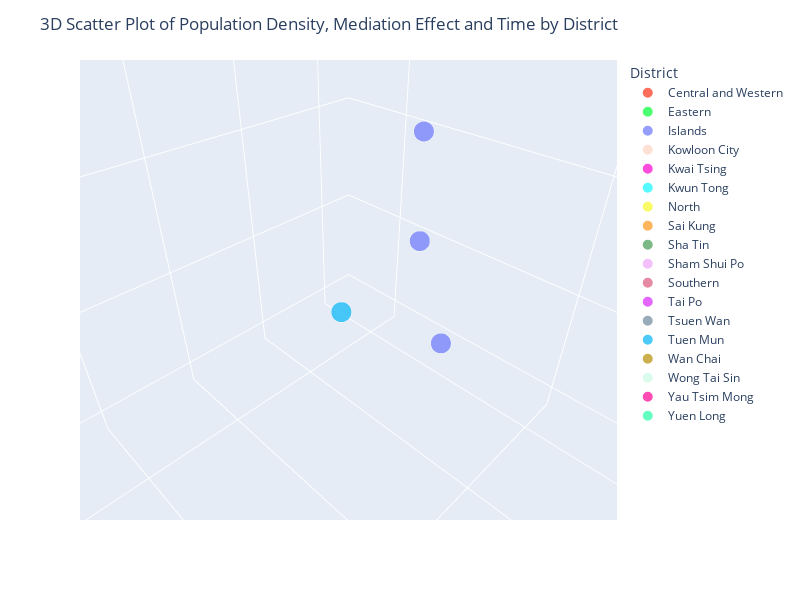

Here is the notebook cell this chart was saved with:
### Code cell
import plotly.express as px
import plotly.colors

# 生成包含 20 种颜色的列表
colors = plotly.colors.qualitative.Light24[:20]

# 假设 merged_df 已经正确定义
fig = px.scatter_3d(merged_df, x='ln_pop_density_2022', y='indirect_effect', z='week',
                    color='District',  # 根据 District 列来设置颜色
                    labels={
                        "ln_pop_density_2022": "Population Density",
                        "indirect_effect": "Mediation Effect Strength",
                        "t": "Time t"
                    },
                    size=[0.2] * len(merged_df),  # 点的大小
                    color_discrete_sequence=colors  # 使用自定义颜色列表
                    )

# 添加图表标题并设置宽度和高度
fig.update_layout(
    title="3D Scatter Plot of Population Density, Mediation Effect and Time by District",
    scene=dict(
        xaxis_title='pop_density_ln',
        yaxis_title='indirect_effect',
        zaxis_title='week'),
    paper_bgcolor='rgba(0,0,0,0)',
    plot_bgcolor='rgba(0,0,0,0)',
    width=800,  # 设置宽度，单位为像素，可按需调整
    height=600  # 设置高度，单位为像素，可按需调整
)

fig.show()

### Figure 1 — Plotly figure (JSON) as saved in the notebook; plotly's stock layout.template omitted (floating-point values rounded to 4 significant figures)
{"data": [{"hovertemplate": "District=Central and Western<br>Population Density=%{x}<br>Mediation Effect Strength=%{y}<br>week=%{z}<br>size=%{marker.size}<extra></extra>", "legendgroup": "Central and Western", "marker": {"color": "#FD3216", "size": [0.2, 0.2, 0.2, 0.2, 0.2, 0.2, 0.2, 0.2], "sizemode": "area", "sizeref": 0.0005, "symbol": "circle"}, "mode": "markers", "name": "Central and Western", "scene": "scene", "showlegend": true, "type": "scatter3d", "x": [9.788, 9.788, 9.788, 9.788, 9.788, 9.788, 9.788, 9.788], "y": [0.06031, 0.07975, 0.0744, 0.06967, 0.03739, -0.01777, -0.001138, 0.05313], "z": [1, 2, 3, 4, 5, 6, 7, 8]}, {"hovertemplate": "District=Eastern<br>Population Density=%{x}<br>Mediation Effect Strength=%{y}<br>week=%{z}<br>size=%{marker.size}<extra></extra>", "legendgroup": "Eastern", "marker": {"color": "#00FE35", "size": [0.2, 0.2, 0.2, 0.2, 0.2, 0.2, 0.2, 0.2], "sizemode": "area", "sizeref": 0.0005, "symbol": "circle"}, "mode": "markers", "name": "Eastern", "scene": "scene", "showlegend": true, "type": "scatter3d", "x": [10.27, 10.27, 10.27, 10.27, 10.27, 10.27, 10.27, 10.27], "y": [0.05174, 0.06889, 0.06397, 0.06232, 0.0354, -0.01005, 0.006869, 0.05326], "z": [1, 2, 3, 4, 5, 6, 7, 8]}, {"hovertemplate": "District=Islands<br>Population Density=%{x}<br>Mediation Effect Strength=%{y}<br>week=%{z}<br>size=%{marker.size}<extra></extra>", "legendgroup": "Islands", "marker": {"color": "#6A76FC", "size": [0.2, 0.2, 0.2, 0.2, 0.2, 0.2, 0.2, 0.2], "sizemode": "area", "sizeref": 0.0005, "symbol": "circle"}, "mode": "markers", "name": "Islands", "scene": "scene", "showlegend": true, "type": "scatter3d", "x": [6.908, 6.908, 6.908, 6.908, 6.908, 6.908, 6.908, 6.908], "y": [-0.02887, -0.03862, -0.04002, -0.03219, -0.007493, 0.03757, 0.03279, 0.008697], "z": [1, 2, 3, 4, 5, 6, 7, 8]}, {"hovertemplate": "District=Kowloon City<br>Population Density=%{x}<br>Mediation Effect Strength=%{y}<br>week=%{z}<br>size=%{marker.size}<extra></extra>", "legendgroup": "Kowloon City", "marker": {"color": "#FED4C4", "size": [0.2, 0.2, 0.2, 0.2, 0.2, 0.2, 0.2, 0.2], "sizemode": "area", "sizeref": 0.0005, "symbol": "circle"}, "mode": "markers", "name": "Kowloon City", "scene": "scene", "showlegend": true, "type": "scatter3d", "x": [10.6, 10.6, 10.6, 10.6, 10.6, 10.6, 10.6, 10.6], "y": [0.05443, 0.07199, 0.06803, 0.06472, 0.03532, -0.0148, 0.001104, 0.05127], "z": [1, 2, 3, 4, 5, 6, 7, 8]}, {"hovertemplate": "District=Kwai Tsing<br>Population Density=%{x}<br>Mediation Effect Strength=%{y}<br>week=%{z}<br>size=%{marker.size}<extra></extra>", "legendgroup": "Kwai Tsing", "marker": {"color": "#FE00CE", "size": [0.2, 0.2, 0.2, 0.2, 0.2, 0.2, 0.2, 0.2], "sizemode": "area", "sizeref": 0.0005, "symbol": "circle"}, "mode": "markers", "name": "Kwai Tsing", "scene": "scene", "showlegend": true, "type": "scatter3d", "x": [9.954, 9.954, 9.954, 9.954, 9.954, 9.954, 9.954, 9.954], "y": [0.06261, 0.08112, 0.08048, 0.07256, 0.0358, -0.02868, -0.01644, 0.04458], "z": [1, 2, 3, 4, 5, 6, 7, 8]}, {"hovertemplate": "District=Kwun Tong<br>Population Density=%{x}<br>Mediation Effect Strength=%{y}<br>week=%{z}<br>size=%{marker.size}<extra></extra>", "legendgroup": "Kwun Tong", "marker": {"color": "#0DF9FF", "size": [0.2, 0.2, 0.2, 0.2, 0.2, 0.2, 0.2, 0.2], "sizemode": "area", "sizeref": 0.0005, "symbol": "circle"}, "mode": "markers", "name": "Kwun Tong", "scene": "scene", "showlegend": true, "type": "scatter3d", "x": [10.99, 10.99, 10.99, 10.99, 10.99, 10.99, 10.99, 10.99], "y": [0.04764, 0.06329, 0.05962, 0.058, 0.03254, -0.01037, 0.005008, 0.04877], "z": [1, 2, 3, 4, 5, 6, 7, 8]}, {"hovertemplate": "District=North<br>Population Density=%{x}<br>Mediation Effect Strength=%{y}<br>week=%{z}<br>size=%{marker.size}<extra></extra>", "legendgroup": "North", "marker": {"color": "#F6F926", "size": [0.2, 0.2, 0.2, 0.2, 0.2, 0.2, 0.2, 0.2], "sizemode": "area", "sizeref": 0.0005, "symbol": "circle"}, "mode": "markers", "name": "North", "scene": "scene", "showlegend": true, "type": "scatter3d", "x": [7.808, 7.808, 7.808, 7.808, 7.808, 7.808, 7.808, 7.808], "y": [0.09069, 0.1138, 0.1272, 0.1052, 0.04778, -0.06, -0.05421, 0.04501], "z": [1, 2, 3, 4, 5, 6, 7, 8]}, {"hovertemplate": "District=Sai Kung<br>Population Density=%{x}<br>Mediation Effect Strength=%{y}<br>week=%{z}<br>size=%{marker.size}<extra></extra>", "legendgroup": "Sai Kung", "marker": {"color": "#FF9616", "size": [0.2, 0.2, 0.2, 0.2, 0.2, 0.2, 0.2, 0.2], "sizemode": "area", "sizeref": 0.0005, "symbol": "circle"}, "mode": "markers", "name": "Sai Kung", "scene": "scene", "showlegend": true, "type": "scatter3d", "x": [8.243, 8.243, 8.243, 8.243, 8.243, 8.243, 8.243, 8.243], "y": [0.04428, 0.0589, 0.05551, 0.05441, 0.03074, -0.008951, 0.005791, 0.04649], "z": [1, 2, 3, 4, 5, 6, 7, 8]}, {"hovertemplate": "District=Sha Tin<br>Population Density=%{x}<br>Mediation Effect Strength=%{y}<br>week=%{z}<br>size=%{marker.size}<extra></extra>", "legendgroup": "Sha Tin", "marker": {"color": "#479B55", "size": [0.2, 0.2, 0.2, 0.2, 0.2, 0.2, 0.2, 0.2], "sizemode": "area", "sizeref": 0.0005, "symbol": "circle"}, "mode": "markers", "name": "Sha Tin", "scene": "scene", "showlegend": true, "type": "scatter3d", "x": [9.212, 9.212, 9.212, 9.212, 9.212, 9.212, 9.212, 9.212], "y": [0.05325, 0.06962, 0.06996, 0.06456, 0.0332, -0.02099, -0.008013, 0.04537], "z": [1, 2, 3, 4, 5, 6, 7, 8]}, {"hovertemplate": "District=Sham Shui Po<br>Population Density=%{x}<br>Mediation Effect Strength=%{y}<br>week=%{z}<br>size=%{marker.size}<extra></extra>", "legendgroup": "Sham Shui Po", "marker": {"color": "#EEA6FB", "size": [0.2, 0.2, 0.2, 0.2, 0.2, 0.2, 0.2, 0.2], "sizemode": "area", "sizeref": 0.0005, "symbol": "circle"}, "mode": "markers", "name": "Sham Shui Po", "scene": "scene", "showlegend": true, "type": "scatter3d", "x": [10.74, 10.74, 10.74, 10.74, 10.74, 10.74, 10.74, 10.74], "y": [0.05689, 0.07476, 0.07177, 0.06701, 0.03537, -0.01904, -0.004171, 0.04937], "z": [1, 2, 3, 4, 5, 6, 7, 8]}, {"hovertemplate": "District=Southern<br>Population Density=%{x}<br>Mediation Effect Strength=%{y}<br>week=%{z}<br>size=%{marker.size}<extra></extra>", "legendgroup": "Southern", "marker": {"color": "#DC587D", "size": [0.2, 0.2, 0.2, 0.2, 0.2, 0.2, 0.2, 0.2], "sizemode": "area", "sizeref": 0.0005, "symbol": "circle"}, "mode": "markers", "name": "Southern", "scene": "scene", "showlegend": true, "type": "scatter3d", "x": [8.798, 8.798, 8.798, 8.798, 8.798, 8.798, 8.798, 8.798], "y": [0.06321, 0.08429, 0.07673, 0.07285, 0.04054, -0.01417, 0.005178, 0.05987], "z": [1, 2, 3, 4, 5, 6, 7, 8]}, {"hovertemplate": "District=Tai Po<br>Population Density=%{x}<br>Mediation Effect Strength=%{y}<br>week=%{z}<br>size=%{marker.size}<extra></extra>", "legendgroup": "Tai Po", "marker": {"color": "#D626FF", "size": [0.2, 0.2, 0.2, 0.2, 0.2, 0.2, 0.2, 0.2], "sizemode": "area", "sizeref": 0.0005, "symbol": "circle"}, "mode": "markers", "name": "Tai Po", "scene": "scene", "showlegend": true, "type": "scatter3d", "x": [7.745, 7.745, 7.745, 7.745, 7.745, 7.745, 7.745, 7.745], "y": [0.07165, 0.09169, 0.09938, 0.08592, 0.04089, -0.0406, -0.03056, 0.04692], "z": [1, 2, 3, 4, 5, 6, 7, 8]}, {"hovertemplate": "District=Tsuen Wan<br>Population Density=%{x}<br>Mediation Effect Strength=%{y}<br>week=%{z}<br>size=%{marker.size}<extra></extra>", "legendgroup": "Tsuen Wan", "marker": {"color": "#6E899C", "size": [0.2, 0.2, 0.2, 0.2, 0.2, 0.2, 0.2, 0.2], "sizemode": "area", "sizeref": 0.0005, "symbol": "circle"}, "mode": "markers", "name": "Tsuen Wan", "scene": "scene", "showlegend": true, "type": "scatter3d", "x": [8.521, 8.521, 8.521, 8.521, 8.521, 8.521, 8.521, 8.521], "y": [0.06385, 0.08251, 0.08209, 0.07353, 0.03576, -0.03073, -0.01913, 0.04309], "z": [1, 2, 3, 4, 5, 6, 7, 8]}, {"hovertemplate": "District=Tuen Mun<br>Population Density=%{x}<br>Mediation Effect Strength=%{y}<br>week=%{z}<br>size=%{marker.size}<extra></extra>", "legendgroup": "Tuen Mun", "marker": {"color": "#00B5F7", "size": [0.2, 0.2, 0.2, 0.2, 0.2, 0.2, 0.2, 0.2], "sizemode": "area", "sizeref": 0.0005, "symbol": "circle"}, "mode": "markers", "name": "Tuen Mun", "scene": "scene", "showlegend": true, "type": "scatter3d", "x": [8.688, 8.688, 8.688, 8.688, 8.688, 8.688, 8.688, 8.688], "y": [0.02222, 0.02608, 0.02466, 0.01925, 0.005414, -0.01543, -0.02014, -0.008052], "z": [1, 2, 3, 4, 5, 6, 7, 8]}, {"hovertemplate": "District=Wan Chai<br>Population Density=%{x}<br>Mediation Effect Strength=%{y}<br>week=%{z}<br>size=%{marker.size}<extra></extra>", "legendgroup": "Wan Chai", "marker": {"color": "#B68E00", "size": [0.2, 0.2, 0.2, 0.2, 0.2, 0.2, 0.2, 0.2], "sizemode": "area", "sizeref": 0.0005, "symbol": "circle"}, "mode": "markers", "name": "Wan Chai", "scene": "scene", "showlegend": true, "type": "scatter3d", "x": [9.614, 9.614, 9.614, 9.614, 9.614, 9.614, 9.614, 9.614], "y": [0.0567, 0.0754, 0.06981, 0.06702, 0.03748, -0.01266, 0.004938, 0.0555], "z": [1, 2, 3, 4, 5, 6, 7, 8]}, {"hovertemplate": "District=Wong Tai Sin<br>Population Density=%{x}<br>Mediation Effect Strength=%{y}<br>week=%{z}<br>size=%{marker.size}<extra></extra>", "legendgroup": "Wong Tai Sin", "marker": {"color": "#C9FBE5", "size": [0.2, 0.2, 0.2, 0.2, 0.2, 0.2, 0.2, 0.2], "sizemode": "area", "sizeref": 0.0005, "symbol": "circle"}, "mode": "markers", "name": "Wong Tai Sin", "scene": "scene", "showlegend": true, "type": "scatter3d", "x": [10.68, 10.68, 10.68, 10.68, 10.68, 10.68, 10.68, 10.68], "y": [0.05256, 0.06917, 0.06697, 0.06309, 0.03362, -0.01683, -0.002395, 0.04782], "z": [1, 2, 3, 4, 5, 6, 7, 8]}, {"hovertemplate": "District=Yau Tsim Mong<br>Population Density=%{x}<br>Mediation Effect Strength=%{y}<br>week=%{z}<br>size=%{marker.size}<extra></extra>", "legendgroup": "Yau Tsim Mong", "marker": {"color": "#FF0092", "size": [0.2, 0.2, 0.2, 0.2, 0.2, 0.2, 0.2, 0.2], "sizemode": "area", "sizeref": 0.0005, "symbol": "circle"}, "mode": "markers", "name": "Yau Tsim Mong", "scene": "scene", "showlegend": true, "type": "scatter3d", "x": [10.65, 10.65, 10.65, 10.65, 10.65, 10.65, 10.65, 10.65], "y": [0.05688, 0.07484, 0.07154, 0.06695, 0.03553, -0.01844, -0.003313, 0.04989], "z": [1, 2, 3, 4, 5, 6, 7, 8]}, {"hovertemplate": "District=Yuen Long<br>Population Density=%{x}<br>Mediation Effect Strength=%{y}<br>week=%{z}<br>size=%{marker.size}<extra></extra>", "legendgroup": "Yuen Long", "marker": {"color": "#22FFA7", "size": [0.2, 0.2, 0.2, 0.2, 0.2, 0.2, 0.2, 0.2], "sizemode": "area", "sizeref": 0.0005, "symbol": "circle"}, "mode": "markers", "name": "Yuen Long", "scene": "scene", "showlegend": true, "type": "scatter3d", "x": [8.466, 8.466, 8.466, 8.466, 8.466, 8.466, 8.466, 8.466], "y": [0.07135, 0.08582, 0.08594, 0.06855, 0.0242, -0.05731, -0.06338, -0.01045], "z": [1, 2, 3, 4, 5, 6, 7, 8]}], "layout": {"height": 600, "legend": {"itemsizing": "constant", "title": {"text": "District"}, "tracegroupgap": 0}, "margin": {"t": 60}, "paper_bgcolor": "rgba(0, 0, 0, 0)", "plot_bgcolor": "rgba(0, 0, 0, 0)", "scene": {"aspectmode": "auto", "aspectratio": {"x": 1, "y": 1, "z": 1}, "camera": {"center": {"x": 0, "y": 0, "z": 0}, "eye": {"x": 0.005774, "y": 0.005774, "z": 0.005774}, "projection": {"type": "perspective"}, "up": {"x": 0, "y": 0, "z": 1}}, "domain": {"x": [0, 1], "y": [0, 1]}, "xaxis": {"title": {"text": "pop_density_ln"}, "type": "linear"}, "yaxis": {"title": {"text": "indirect_effect"}, "type": "linear"}, "zaxis": {"title": {"text": "week"}, "type": "linear"}}, "title": {"text": "3D Scatter Plot of Population Density, Mediation Effect and Time by District"}, "width": 800}}
